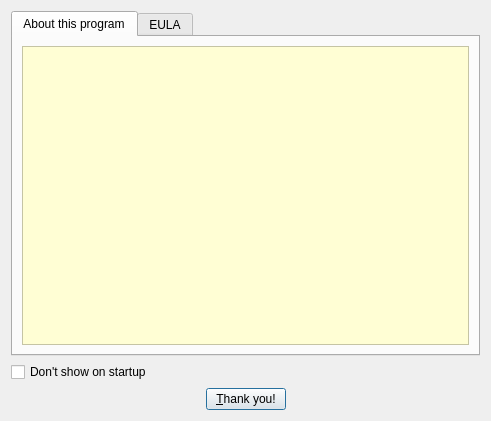
<?xml version="1.0" encoding="UTF-8"?>
<ui version="4.0">
 <class>CAboutDialog</class>
 <widget class="QDialog" name="CAboutDialog">
  <property name="geometry">
   <rect>
    <x>0</x>
    <y>0</y>
    <width>491</width>
    <height>421</height>
   </rect>
  </property>
  <property name="windowTitle">
   <string>About ...</string>
  </property>
  <property name="windowIcon">
   <iconset>
    <normaloff>branding:main/icon</normaloff>branding:main/icon</iconset>
  </property>
  <property name="locale">
   <locale language="English" country="UnitedStates"/>
  </property>
  <layout class="QVBoxLayout" name="verticalLayout_2">
   <item>
    <widget class="QTabWidget" name="tabWidget">
     <property name="currentIndex">
      <number>0</number>
     </property>
     <widget class="QWidget" name="aboutTab">
      <attribute name="title">
       <string>About this program</string>
      </attribute>
      <layout class="QVBoxLayout" name="verticalLayout">
       <item>
        <widget class="QTextBrowser" name="textBrowser">
         <property name="enabled">
          <bool>true</bool>
         </property>
         <property name="styleSheet">
          <string notr="true">QTextBrowser {
   background-color:  rgb(255, 254, 212);
	color: #151515;
}
</string>
         </property>
         <property name="html">
          <string>&lt;!DOCTYPE HTML PUBLIC &quot;-//W3C//DTD HTML 4.0//EN&quot; &quot;http://www.w3.org/TR/REC-html40/strict.dtd&quot;&gt;
&lt;html&gt;&lt;head&gt;&lt;meta name=&quot;qrichtext&quot; content=&quot;1&quot; /&gt;&lt;style type=&quot;text/css&quot;&gt;
p, li { white-space: pre-wrap; }
&lt;/style&gt;&lt;/head&gt;&lt;body style=&quot; font-family:'Ubuntu'; font-size:11pt; font-weight:400; font-style:normal;&quot;&gt;
&lt;p style=&quot;-qt-paragraph-type:empty; margin-top:0px; margin-bottom:0px; margin-left:0px; margin-right:0px; -qt-block-indent:0; text-indent:0px;&quot;&gt;&lt;br /&gt;&lt;/p&gt;&lt;/body&gt;&lt;/html&gt;</string>
         </property>
         <property name="openExternalLinks">
          <bool>true</bool>
         </property>
        </widget>
       </item>
      </layout>
     </widget>
     <widget class="QWidget" name="eulaTab">
      <attribute name="title">
       <string>EULA</string>
      </attribute>
      <layout class="QVBoxLayout" name="verticalLayout_3">
       <item>
        <widget class="QTextBrowser" name="eulaText"/>
       </item>
      </layout>
     </widget>
    </widget>
   </item>
   <item>
    <widget class="QCheckBox" name="checkDontShowOnStartup">
     <property name="text">
      <string>Don't show on startup</string>
     </property>
    </widget>
   </item>
   <item>
    <layout class="QHBoxLayout" name="hlLayoutButton">
     <item>
      <spacer name="horizontalSpacer">
       <property name="orientation">
        <enum>Qt::Horizontal</enum>
       </property>
       <property name="sizeHint" stdset="0">
        <size>
         <width>40</width>
         <height>20</height>
        </size>
       </property>
      </spacer>
     </item>
     <item>
      <widget class="QPushButton" name="pushThanks">
       <property name="text">
        <string>&amp;Thank you!</string>
       </property>
      </widget>
     </item>
     <item>
      <spacer name="horizontalSpacer_2">
       <property name="orientation">
        <enum>Qt::Horizontal</enum>
       </property>
       <property name="sizeHint" stdset="0">
        <size>
         <width>40</width>
         <height>20</height>
        </size>
       </property>
      </spacer>
     </item>
    </layout>
   </item>
  </layout>
 </widget>
 <resources/>
 <connections>
  <connection>
   <sender>pushThanks</sender>
   <signal>clicked()</signal>
   <receiver>CAboutDialog</receiver>
   <slot>accept()</slot>
   <hints>
    <hint type="sourcelabel">
     <x>202</x>
     <y>279</y>
    </hint>
    <hint type="destinationlabel">
     <x>273</x>
     <y>280</y>
    </hint>
   </hints>
  </connection>
 </connections>
</ui>
